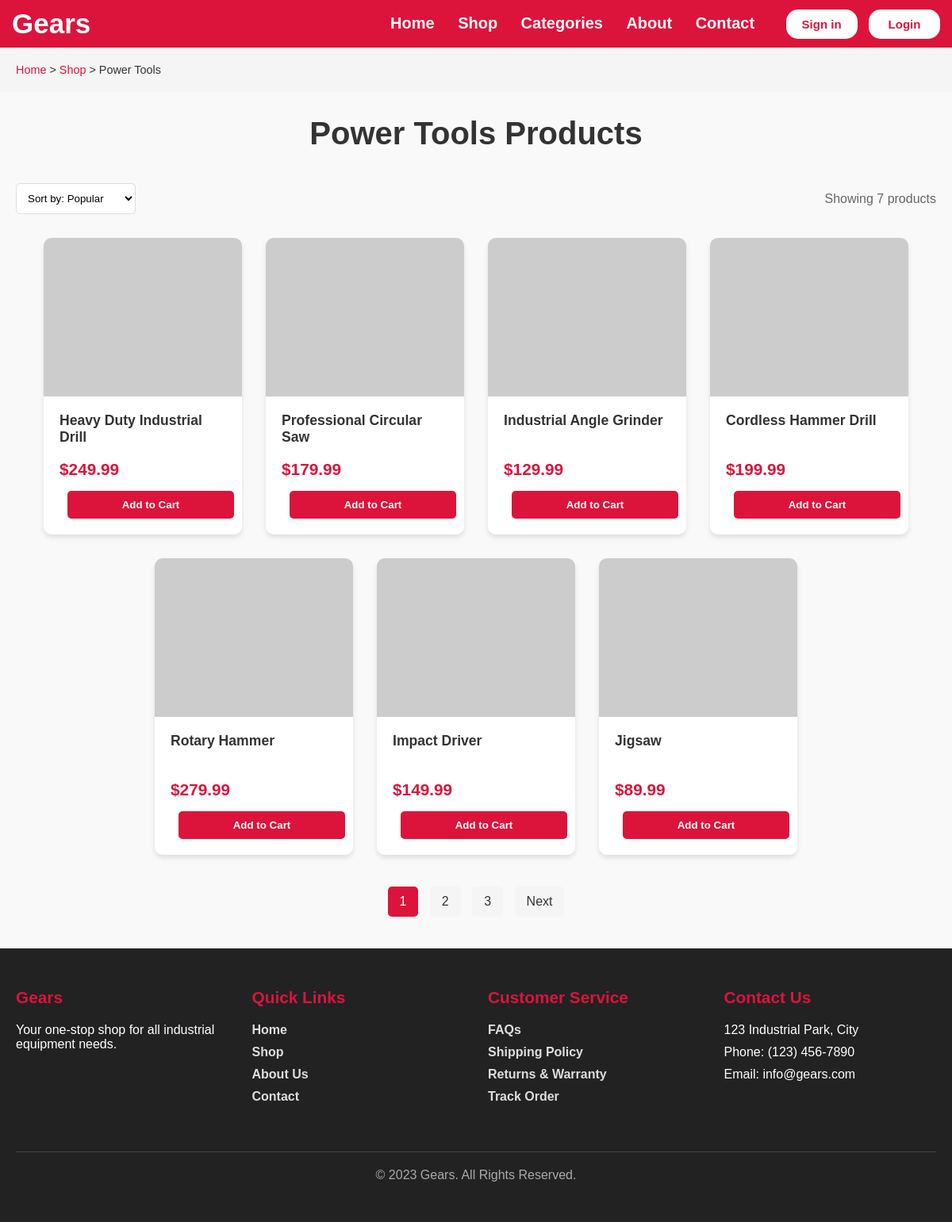
Screenshot of /product.php?category=power-tools with the database file from the repository.
### tables this page shows
CREATE TABLE IF NOT EXISTS categories (
    id INT AUTO_INCREMENT PRIMARY KEY,
    name VARCHAR(100) NOT NULL,
    slug VARCHAR(100) UNIQUE NOT NULL,
    description TEXT,
    created_at TIMESTAMP DEFAULT CURRENT_TIMESTAMP,
    INDEX idx_slug (slug),
    INDEX idx_name (name)
);

CREATE TABLE IF NOT EXISTS products (
    id INT AUTO_INCREMENT PRIMARY KEY,
    name VARCHAR(200) NOT NULL,
    description TEXT,
    price DECIMAL(10,2) NOT NULL,
    category_id INT,
    image_url VARCHAR(255),
    stock_quantity INT DEFAULT 0,
    is_featured BOOLEAN DEFAULT FALSE,
    created_at TIMESTAMP DEFAULT CURRENT_TIMESTAMP,
    updated_at TIMESTAMP DEFAULT CURRENT_TIMESTAMP ON UPDATE CURRENT_TIMESTAMP,
    FOREIGN KEY (category_id) REFERENCES categories(id) ON DELETE SET NULL,
    INDEX idx_category (category_id),
    INDEX idx_featured (is_featured),
    INDEX idx_price (price),
    INDEX idx_stock (stock_quantity)
);

### product.php (the view, shortened to what this page needs)
<?php
require_once 'config/database.php';
$isLoggedIn = isset($_SESSION['logged_in']) && $_SESSION['logged_in'];
$userName = $isLoggedIn ? $_SESSION['user_name'] : '';
$cartCount = 0;
$category = isset($_GET['category']) ? $_GET['category'] : 'all';
$products = [];
$categoryName = 'All Products';
$resultCount = 0;
try {
    if ($category !== 'all') {
        $stmt = $pdo->prepare("SELECT id, name FROM categories WHERE slug = ?");
        $stmt->execute([$category]);
        $categoryData = $stmt->fetch();
        if ($categoryData) {
            $categoryId = $categoryData['id'];
            $categoryName = $categoryData['name'];
            $stmt = $pdo->prepare("SELECT p.*, c.name as category_name FROM products p
                                  LEFT JOIN categories c ON p.category_id = c.id
                                  WHERE p.category_id = ?
                                  ORDER BY p.created_at DESC");
            $stmt->execute([$categoryId]);
            $products = $stmt->fetchAll();
        }
    } else {
        $stmt = $pdo->prepare("SELECT p.*, c.name as category_name FROM products p
                              LEFT JOIN categories c ON p.category_id = c.id
                              ORDER BY p.created_at DESC");
        $stmt->execute();
        $products = $stmt->fetchAll();
    }
    $resultCount = count($products);
} catch (PDOException $e) {
}
?>
<!DOCTYPE html>
<html lang="en">
<head>
</head>
<body>
    <nav class="Navbar">
        <div class="Navdiv">
            <div class="logo"><a href="index.php">Gears</a></div>
            <ul>
                <li><a href="landingpage.php">Home</a></li>
                <li><a href="product.php">Shop</a></li>
                <li><a href="landingpage.php#categories">Categories</a></li>
                <li><a href="#">About</a></li>
                <li><a href="#">Contact</a></li>
                <?php if ($isLoggedIn): ?>
                    <div class="cart-icon">
                        <a href="cart.php">
                            🛒
                            <?php if ($cartCount > 0): ?>
                                <span class="cart-count"><?php echo $cartCount; ?></span>
                            <?php endif; ?>
                        </a>
                    </div>
                    <span class="user-info">Welcome, <?php echo htmlspecialchars($userName); ?>!</span>
                    <button class="logout-btn"><a href="logout.php">Logout</a></button>
                <?php else: ?>
                    <button><a href="signin.php">Sign in</a></button>
                    <button><a href="login.php">Login</a></button>
                <?php endif; ?>
            </ul>
        </div>
    </nav>
    <div class="breadcrumb">
        <a href="index.php">Home</a> >
        <a href="product.php">Shop</a> >
        <?php echo htmlspecialchars($categoryName); ?>
    </div>
    <h1 class="page-title">
        <?php echo htmlspecialchars($categoryName); ?> Products
    </h1>
    <div class="filter-section">
        <div class="filter-options">
            <select id="sort-by">
                <option value="popular">Sort by: Popular</option>
            </select>
        </div>
        <div class="result-count">
            Showing <?php echo $resultCount; ?> products
        </div>
    </div>
    <section class="featured-products">
        <div class="product-container">
            <?php if (!empty($products)): ?>
                <?php foreach ($products as $product): ?>
                    <div class="product-card">
                        <div class="product-image">
                            <img src="<?php echo htmlspecialchars($product['image_url']); ?>" alt="<?php echo htmlspecialchars($product['name']); ?>">
                        </div>
                        <div class="product-info">
                            <h3 class="product-name"><?php echo htmlspecialchars($product['name']); ?></h3>
                            <div class="product-price">$<?php echo htmlspecialchars($product['price']); ?></div>
                            <?php if ($isLoggedIn): ?>
                                <button onclick="addToCart(<?php echo $product['id']; ?>)" class="add-to-cart-btn">
                                    Add to Cart
                                </button>
                            <?php else: ?>
                                <button onclick="loginRequired()" class="add-to-cart-btn">
                                    Add to Cart
                                </button>
                            <?php endif; ?>
                        </div>
                    </div>
                <?php endforeach; ?>
            <?php endif; ?>
        </div>
    </section>
    <div class="pagination">
        <a href="#">1</a>
        <a href="#">2</a>
        <a href="#">3</a>
        <a href="#">Next</a>
    </div>
    <footer>
        <div class="footer-container">
            <div class="footer-column">
                <h3>Gears</h3>
                <p>Your one-stop shop for all industrial equipment needs.</p>
            </div>
            <div class="footer-column">
                <h3>Quick Links</h3>
                <ul>
                    <li><a href="landingpage.php">Home</a></li>
                    <li><a href="product.php">Shop</a></li>
                    <li><a href="#">About Us</a></li>
                    <li><a href="#">Contact</a></li>
                </ul>
            </div>
            <div class="footer-column">
                <h3>Customer Service</h3>
                <ul>
                    <li><a href="#">FAQs</a></li>
                    <li><a href="#">Shipping Policy</a></li>
                    <li><a href="#">Returns & Warranty</a></li>
                    <li><a href="#">Track Order</a></li>
                </ul>
            </div>
            <div class="footer-column">
                <h3>Contact Us</h3>
                <ul>
                    <li>123 Industrial Park, City</li>
                    <li>Phone: (123) 456-7890</li>
                    <li>Email: info@gears.com</li>
                </ul>
            </div>
        </div>
        <div class="copyright">
            <p>&copy; 2023 Gears. All Rights Reserved.</p>
        </div>
    </footer>
</body>
</html>

### product.php (style rules this page uses)
* { text-decoration: none; margin: 0; padding: 0; box-sizing: border-box; font-family: Arial, sans-serif; }
body { background-color: #f9f9f9; color: #333; }
.Navbar { background: crimson; font-family: calibri; padding-right: 15px; padding-left: 15px; position: sticky; top: 0; z-index: 100; }
.Navdiv { display: flex; align-items: center; justify-content: space-between; padding: 10px 0; }
.logo a { font-size: 35px; font-weight: 600; color: white; }
li { list-style: none; display: inline-block; }
li a { color: white; font-size: 20px; font-weight: bold; margin-right: 25px; transition: 0.3s; }
button { background-color: white; margin-left: 10px; border-radius: 15px; padding: 10px; width: 90px; font-weight: bold; border: none; cursor: pointer; transition: 0.3s; }
button a { color: crimson; font-weight: bold; font-size: 15px; }
.breadcrumb { padding: 20px; background: #f5f5f5; margin-bottom: 30px; font-size: 0.9rem; }
.breadcrumb a { color: crimson; transition: 0.3s; }
.page-title { text-align: center; margin-bottom: 40px; font-size: 2.5rem; color: #333; }
.filter-section { display: flex; justify-content: space-between; max-width: 1200px; margin: 0 auto 30px; padding: 0 20px; align-items: center; }
.filter-options select { padding: 10px; border-radius: 5px; border: 1px solid #ddd; background: white; cursor: pointer; }
.result-count { color: #666; }
.product-container { display: flex; justify-content: center; flex-wrap: wrap; gap: 30px; max-width: 1200px; margin: 0 auto; padding: 0 20px; }
.product-card { width: 250px; background: white; border-radius: 10px; overflow: hidden; box-shadow: 0 4px 6px rgba(0,0,0,0.1); transition: 0.3s; }
.product-image { height: 200px; background: #eee; display: flex; align-items: center; justify-content: center; }
.product-image img { max-width: 100%; max-height: 100%; object-fit: cover; }
.product-info { padding: 20px; }
.product-name { font-size: 1.1rem; margin-bottom: 10px; color: #333; min-height: 50px; }
.product-price { font-size: 1.3rem; font-weight: bold; color: crimson; margin-bottom: 15px; }
.product-card button { width: 100%; background: crimson; color: white; padding: 10px; border-radius: 5px; transition: 0.3s; }
.pagination { text-align: center; margin: 40px 0; }
.pagination a { display: inline-block; padding: 10px 15px; margin: 0 5px; border-radius: 5px; transition: 0.3s; }
.pagination a:first-child { background: crimson; color: white; }
.pagination a:not(:first-child) { background: #f5f5f5; color: #333; }
footer { background: #222; color: white; padding: 50px 20px; }
.footer-container { max-width: 1200px; margin: 0 auto; display: grid; grid-template-columns: repeat(auto-fit, minmax(200px, 1fr)); gap: 30px; }
.footer-column h3 { font-size: 1.3rem; margin-bottom: 20px; color: crimson; }
.footer-column ul li { display: block; margin-bottom: 10px; }
.footer-column ul li a { color: #ddd; font-size: 1rem; transition: 0.3s; }
.copyright { text-align: center; margin-top: 50px; padding-top: 20px; border-top: 1px solid #444; color: #aaa; }

### rows the page displays
categories: name "Power Tools"
products: name "Heavy Duty Industrial Drill", price "249.99"
products: name "Professional Circular Saw", price "179.99"
products: name "Industrial Angle Grinder", price "129.99"
products: name "Cordless Hammer Drill", price "199.99"
products: name "Rotary Hammer", price "279.99"
products: name "Impact Driver", price "149.99"
products: name "Jigsaw", price "89.99"

### other values shown
$resultCount "7"
